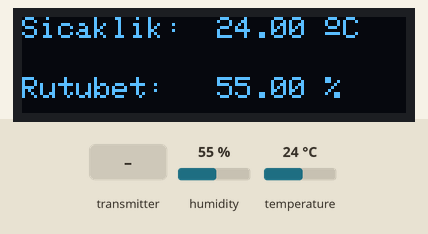
This sketch was run on a simulated ESP8266 (NodeMCU). On the bench: 128×32 one-colour display. The inputs (shaded band) are chosen by the test bench; at power-on: humidity 55 %, temperature 24 °C. What the sketch prints to the serial monitor is not drawn.

Above: at 3.2 s.
3.3 s: the transmitter starts sending istekgonder = 1
At 4.5 s:
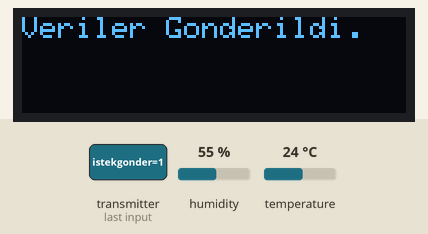
9.3 s: humidity set to 22 %
At 10.71 s:
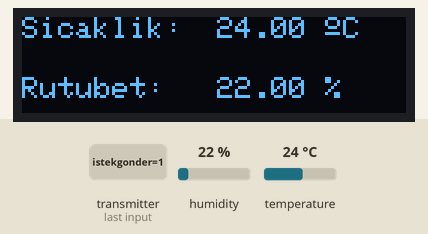
12.3 s: temperature set to 12 °C
At 13.2 s:
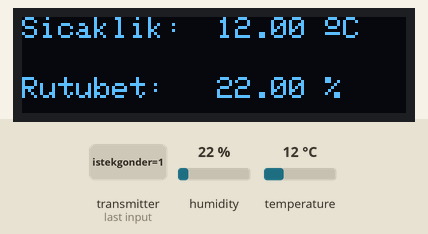
14.8 s: humidity set to 40 %
At 15.69 s:
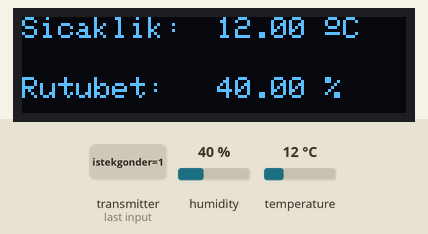
17.3 s: temperature set to 19 °C
At 18.18 s:
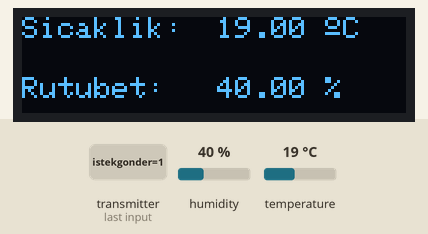
19.8 s: the transmitter starts sending istekgonder = 0
Timing chart, 0 to 22.8 s (numbered marks = the images above; inputs shaded):
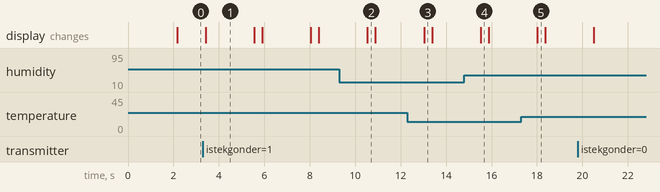

The sketch:

esp_now_iki_yonlu_sensor.ino
```cpp
//MUCİT PİLOT 2020
//ESP NOW fonksiyonu
//İki yönlü İletişim Örneği

//ESPNOW GELEN İSTEĞİ ALIP CEVAP VEREN CİHAZ KODU
//Bir cihazdan diğerine istek mesajı gönderiyoruz. İsteği alan diğer cihaz sensöründen okudğu verileri
//isteği yapan cihaza gönderiyor.


//gerekli kütüphanler ve linkleri

#include <ESP8266WiFi.h>//esp kartta mevcut yüklemeye gerek yok
#include <espnow.h>//esp kartta mevcut yüklemeye gerek yok

#include <Adafruit_Sensor.h>//https://github.com/adafruit/Adafruit_Sensor
#include <DHT.h>//https://github.com/adafruit/DHT-sensor-library
#include <Wire.h>//esp kartta mevcut yüklemeye gerek yok
#include <Adafruit_GFX.h>//https://github.com/adafruit/Adafruit-GFX-Library
#include <Adafruit_SSD1306.h>//https://github.com/adafruit/Adafruit_SSD1306

//OLED ekran ayarları
#define SCREEN_WIDTH 128 // OLED display genişlik piksel
#define SCREEN_HEIGHT 32 // OLED display yükseklik piksel

// I2C protokolü ile çalışan bir SSD1306 ekran nesnesi yaratıyoruz (SDA (D2), SCL (D1) pinlerine bağlanacak)
Adafruit_SSD1306 display(SCREEN_WIDTH, SCREEN_HEIGHT, &Wire, -1);//wire protokolü belirtir. -1 ise ekranda reset butonu olup olmadığını. -1 ise yok demek


//diğer kartın mac adresini girin
uint8_t alici_macadresi[] = {0x98, 0xF4, 0xAB, 0xDA, 0xF0, 0x41};

// DHT sensör D5 pinine bağlı
#define DHTPIN D5

// DHT tipini seçin
#define DHTTYPE    DHT11     // DHT 11
//#define DHTTYPE    DHT22     // DHT 22 (AM2302)
//#define DHTTYPE    DHT21     // DHT 21 (AM2301)

DHT dht(DHTPIN, DHTTYPE); //bir dht nesnesi oluşturuyoruz

// gönderilecek sıcaklık ve nem bilgisini saklayacağımız iki değişken tanımladık
float temperature;
float humidity;

//gerekli diğer değişkenler
bool alinanistekmesaji=false;

// Alıncak ve gönderilecek veri yapısı için structure tanımlama
// Diğer kartlar ile aynı yapı olmalı
typedef struct struct_message {
    bool istekgonder;
    float temp;
    float hum;
    bool cevap;
} struct_message;

// veri göndermek için yarattığımız veri yapısı
struct_message DHTverileri;

// gelen verileri almak için yarattığımız veri yapısı
struct_message gelenveriler;

// Veriler gönderildiğinde çalıştıracağımız fonksiyon
void VerilerGonderildiginde(uint8_t *mac_addr, uint8_t sendStatus) {
  Serial.print("Son verinin gonderilme durumu: ");
  if (sendStatus == 0){
    Serial.println("Veri Gonderme Başarılı");
  }
  else{
    Serial.println("Veriler Gönderilmedi!!!");
  }
}

// Veriler alındığında çalışacak fonksiyon
void VerilerAlindiginda(uint8_t * mac, uint8_t *incomingData, uint8_t len) {
  memcpy(&gelenveriler, incomingData, sizeof(gelenveriler));
  Serial.print("Alınan veri boyutu: ");
  Serial.println(len);
  alinanistekmesaji = gelenveriler.istekgonder;//diğer karttan istek gelmiş mi bakıyoruz

}

void sensorOku(){
  // Sıcaklığı oku
  temperature = dht.readTemperature();
  //veri okunamadıysa
  if (isnan(temperature)){
    Serial.println("DHT sensör sıcaklık verisi okunamadı!!!");
    temperature = 0.0;
  }
  Serial.print("Okunan Sıcaklık:");
  Serial.println(temperature);

  Serial.println(humidity);
  //veri okunamadıysa
  if (isnan(humidity)){
    Serial.println("DHT sensör nem verisi okunamadı!!!");
    humidity = 0.0;
  }

  Serial.print("Okunan Nem:");
  humidity = dht.readHumidity();
}

void gelenverileriyazdir(){
  // diğer karttan istek gelip gelmediği bilgisini serial ekrana yazdır

  Serial.println(" Gelen mesaj: ");
  Serial.println(alinanistekmesaji);

}

void setup() {

  Serial.begin(115200);

  // DHT sensörü başlat
  dht.begin();

  // Cihazı station olarak tanımlayıp bağlıysa ağlardan çıkıyoruz
  WiFi.mode(WIFI_STA);
  WiFi.disconnect();

  // ESP-NOW'u başlatıyoruz
  if (esp_now_init() != 0) {
    Serial.println("ESP-NOW Başlatılamadı !!!");
    return;
  }

  // Bu kartın rolünü tanımlıyoruz. Çift yönlü iletişimde kartlar COMBO olmalı
  esp_now_set_self_role(ESP_NOW_ROLE_COMBO);

  // Yukarıda tanımladığımız ve veri gönderildiğinde çalışacak fonksiyonu atıyoruz
  esp_now_register_send_cb(VerilerGonderildiginde);

  // Bağlanılacak diğer karta bağlantıyı tanımlıyoruz
  esp_now_add_peer(alici_macadresi, ESP_NOW_ROLE_COMBO, 1, NULL, 0);

  // Yukarıda tanımladığımız ve veri alındığında çalışacak fonksiyonu atıyoruz
  esp_now_register_recv_cb(VerilerAlindiginda);

  if(!display.begin(SSD1306_SWITCHCAPVCC, 0x3C)) { //Eğer ekran başlatılamazsa hata mesajı verecek
    Serial.println(F("SSD1306 ekran hatası"));
    for(;;);//sonsuza kadar döner buradan çıkmaz
  }
  delay(2000);
  display.clearDisplay();//ekranı temizliyoruz.
  display.setTextColor(WHITE);//ekran yazı rengini beyaza ayarladık
}

void loop() {
  //DHT sensörden verileri okuyoruz.
  sensorOku();
  delay(100);
  //diğer karttan gelen verileri serial ekrana yazdır
  gelenverileriyazdir();

  //Okunan DHT verilerini OLED ekrana yazdır
      // sıcaklık verisinin ekrana yazdırılması
      display.clearDisplay();
      display.setTextSize(1);//metin boyutu en küçük
      display.setCursor(0,0);//cursor'u pozisyona konumlandırdık
      display.print("Sicaklik: ");
      display.setTextSize(1);
      display.setCursor(65,0);
      display.print(temperature);
      display.print(" ");
      display.setTextSize(1);
      display.cp437(true);//yazı karakterleri dışındaki sembolleri yazdırmak için cp437 (DOS) tablosunu kullanıyoruz
      display.write(167);//derece işaretinin karşılığı
      display.setTextSize(1);
      display.print("C");

       // rutubeti yazdırıyoruz
      display.setTextSize(1);
      display.setCursor(0, 20);
      display.print("Rutubet: ");
      display.setTextSize(1);
      display.setCursor(65, 20);
      display.print(humidity);
      display.print(" %");

      display.display();

  //eğer bir istek mesajı alınmış ise
  if (alinanistekmesaji) {

    //gönderilmek üzere verileri ayarla
    DHTverileri.temp = temperature;
    DHTverileri.hum = humidity;
    DHTverileri.cevap=1;
    // hazırlanan verileri alıcıya gönder
    esp_now_send(alici_macadresi, (uint8_t *) &DHTverileri, sizeof(DHTverileri));
    //OLED ekrana 2sn süre ile veriler gönderildi yazdır
      display.clearDisplay();
      display.setTextSize(1);//metin boyutu en küçük
      display.setCursor(0,0);//cursor'u pozisyona konumlandırdık
      display.print("Veriler Gonderildi.");
      display.display();
      delay(2000);
   //tekrar kullanmak üzere alinanistekmesaji değişkenini sıfırla
   alinanistekmesaji=false;

  }
}
```

Measured:
- after the input at 3.3 s, the display: changes after 0.12 s (image 1)
- after the input at 9.3 s, the display: changes after 1.2 s (image 2)
- after the input at 12.3 s, the display: changes after 0.73 s (image 3)
- after the input at 14.8 s, the display: changes after 0.72 s (image 4)
- after the input at 17.3 s, the display: changes after 0.71 s (image 5)
- what the display in image 1 shows lasts 2.2 s, from 3.4 s to 5.6 s
